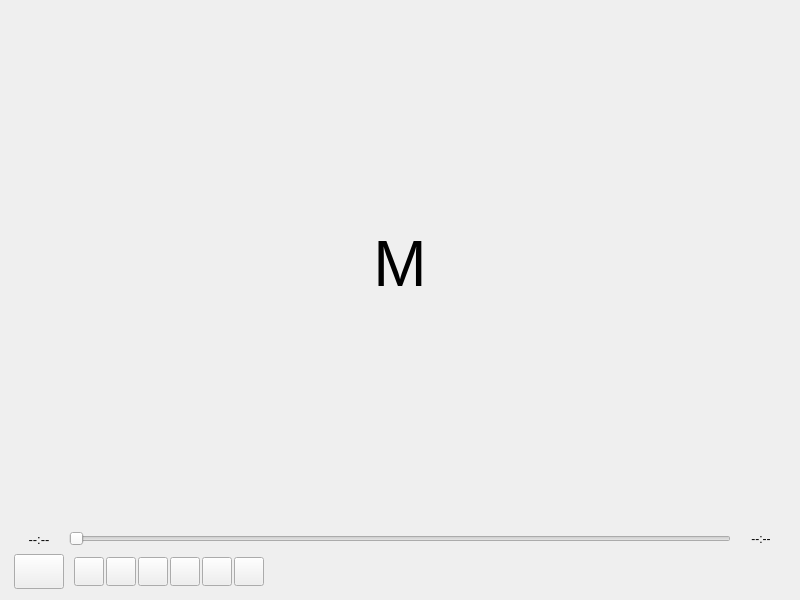
<?xml version="1.0" encoding="UTF-8"?>
<ui version="4.0">
 <class>MainWindow</class>
 <widget class="QMainWindow" name="MainWindow">
  <property name="geometry">
   <rect>
    <x>0</x>
    <y>0</y>
    <width>800</width>
    <height>600</height>
   </rect>
  </property>
  <property name="windowTitle">
   <string>MainWindow</string>
  </property>
  <widget class="QWidget" name="centralwidget">
   <layout class="QVBoxLayout" name="verticalLayout">
    <item>
     <widget class="QScrollArea" name="scrollArea">
      <property name="frameShape">
       <enum>QFrame::NoFrame</enum>
      </property>
      <property name="widgetResizable">
       <bool>true</bool>
      </property>
      <property name="alignment">
       <set>Qt::AlignCenter</set>
      </property>
      <widget class="QWidget" name="scrollAreaWidgetContents">
       <property name="geometry">
        <rect>
         <x>0</x>
         <y>0</y>
         <width>782</width>
         <height>511</height>
        </rect>
       </property>
       <layout class="QHBoxLayout" name="horizontalLayout">
        <property name="spacing">
         <number>0</number>
        </property>
        <property name="leftMargin">
         <number>0</number>
        </property>
        <property name="topMargin">
         <number>0</number>
        </property>
        <property name="rightMargin">
         <number>0</number>
        </property>
        <property name="bottomMargin">
         <number>0</number>
        </property>
        <item>
         <widget class="QLabel" name="label">
          <property name="maximumSize">
           <size>
            <width>250</width>
            <height>250</height>
           </size>
          </property>
          <property name="font">
           <font>
            <pointsize>-1</pointsize>
           </font>
          </property>
          <property name="styleSheet">
           <string notr="true">font-size:64px;</string>
          </property>
          <property name="text">
           <string>M</string>
          </property>
          <property name="scaledContents">
           <bool>true</bool>
          </property>
          <property name="alignment">
           <set>Qt::AlignCenter</set>
          </property>
         </widget>
        </item>
       </layout>
      </widget>
     </widget>
    </item>
    <item>
     <widget class="QFrame" name="frame_video_controller">
      <property name="maximumSize">
       <size>
        <width>16777215</width>
        <height>65</height>
       </size>
      </property>
      <property name="frameShape">
       <enum>QFrame::NoFrame</enum>
      </property>
      <property name="frameShadow">
       <enum>QFrame::Raised</enum>
      </property>
      <layout class="QVBoxLayout" name="verticalLayout_10">
       <property name="spacing">
        <number>4</number>
       </property>
       <property name="leftMargin">
        <number>0</number>
       </property>
       <property name="topMargin">
        <number>2</number>
       </property>
       <property name="rightMargin">
        <number>5</number>
       </property>
       <property name="bottomMargin">
        <number>0</number>
       </property>
       <item>
        <widget class="QFrame" name="frame_25">
         <property name="minimumSize">
          <size>
           <width>0</width>
           <height>22</height>
          </size>
         </property>
         <property name="maximumSize">
          <size>
           <width>16777215</width>
           <height>22</height>
          </size>
         </property>
         <property name="frameShape">
          <enum>QFrame::NoFrame</enum>
         </property>
         <property name="frameShadow">
          <enum>QFrame::Raised</enum>
         </property>
         <layout class="QHBoxLayout" name="horizontalLayout_19">
          <property name="spacing">
           <number>5</number>
          </property>
          <property name="leftMargin">
           <number>5</number>
          </property>
          <property name="topMargin">
           <number>0</number>
          </property>
          <property name="rightMargin">
           <number>0</number>
          </property>
          <property name="bottomMargin">
           <number>0</number>
          </property>
          <item>
           <widget class="QLabel" name="label_current_time">
            <property name="minimumSize">
             <size>
              <width>50</width>
              <height>0</height>
             </size>
            </property>
            <property name="maximumSize">
             <size>
              <width>16777215</width>
              <height>16777215</height>
             </size>
            </property>
            <property name="font">
             <font>
              <family>Segoe UI</family>
              <pointsize>10</pointsize>
              <weight>50</weight>
              <italic>false</italic>
              <bold>false</bold>
             </font>
            </property>
            <property name="text">
             <string>--:--</string>
            </property>
            <property name="alignment">
             <set>Qt::AlignCenter</set>
            </property>
           </widget>
          </item>
          <item>
           <widget class="QSlider" name="slider_video_time">
            <property name="maximum">
             <number>100</number>
            </property>
            <property name="pageStep">
             <number>2</number>
            </property>
            <property name="orientation">
             <enum>Qt::Horizontal</enum>
            </property>
           </widget>
          </item>
          <item>
           <widget class="QLabel" name="label_total_time">
            <property name="minimumSize">
             <size>
              <width>50</width>
              <height>0</height>
             </size>
            </property>
            <property name="maximumSize">
             <size>
              <width>40</width>
              <height>20</height>
             </size>
            </property>
            <property name="text">
             <string>--:--</string>
            </property>
            <property name="alignment">
             <set>Qt::AlignCenter</set>
            </property>
           </widget>
          </item>
         </layout>
        </widget>
       </item>
       <item>
        <widget class="QFrame" name="frame_26">
         <property name="maximumSize">
          <size>
           <width>16777215</width>
           <height>16777215</height>
          </size>
         </property>
         <property name="frameShape">
          <enum>QFrame::NoFrame</enum>
         </property>
         <property name="frameShadow">
          <enum>QFrame::Raised</enum>
         </property>
         <layout class="QHBoxLayout" name="horizontalLayout_20">
          <property name="spacing">
           <number>10</number>
          </property>
          <property name="leftMargin">
           <number>5</number>
          </property>
          <property name="topMargin">
           <number>0</number>
          </property>
          <property name="rightMargin">
           <number>55</number>
          </property>
          <property name="bottomMargin">
           <number>2</number>
          </property>
          <item>
           <widget class="QPushButton" name="btn_change_source">
            <property name="sizePolicy">
             <sizepolicy hsizetype="Minimum" vsizetype="Expanding">
              <horstretch>0</horstretch>
              <verstretch>0</verstretch>
             </sizepolicy>
            </property>
            <property name="minimumSize">
             <size>
              <width>50</width>
              <height>0</height>
             </size>
            </property>
            <property name="maximumSize">
             <size>
              <width>25</width>
              <height>16777215</height>
             </size>
            </property>
            <property name="toolTip">
             <string>Button change source</string>
            </property>
            <property name="text">
             <string/>
            </property>
            <property name="iconSize">
             <size>
              <width>18</width>
              <height>18</height>
             </size>
            </property>
            <property name="shortcut">
             <string>Right</string>
            </property>
           </widget>
          </item>
          <item>
           <widget class="QFrame" name="horizontalFrame_4">
            <property name="maximumSize">
             <size>
              <width>16777215</width>
              <height>16777215</height>
             </size>
            </property>
            <layout class="QHBoxLayout" name="horizontalLayout_40">
             <property name="spacing">
              <number>2</number>
             </property>
             <property name="leftMargin">
              <number>0</number>
             </property>
             <property name="topMargin">
              <number>3</number>
             </property>
             <property name="rightMargin">
              <number>0</number>
             </property>
             <property name="bottomMargin">
              <number>3</number>
             </property>
             <item>
              <widget class="QPushButton" name="btn_play_pause">
               <property name="sizePolicy">
                <sizepolicy hsizetype="Minimum" vsizetype="Expanding">
                 <horstretch>0</horstretch>
                 <verstretch>0</verstretch>
                </sizepolicy>
               </property>
               <property name="minimumSize">
                <size>
                 <width>30</width>
                 <height>0</height>
                </size>
               </property>
               <property name="maximumSize">
                <size>
                 <width>25</width>
                 <height>16777215</height>
                </size>
               </property>
               <property name="toolTip">
                <string>Rewind playback in 5 seconds</string>
               </property>
               <property name="text">
                <string/>
               </property>
               <property name="iconSize">
                <size>
                 <width>18</width>
                 <height>18</height>
                </size>
               </property>
               <property name="shortcut">
                <string>Left</string>
               </property>
               <property name="checkable">
                <bool>true</bool>
               </property>
              </widget>
             </item>
             <item>
              <widget class="QPushButton" name="btn_rewind">
               <property name="sizePolicy">
                <sizepolicy hsizetype="Minimum" vsizetype="Expanding">
                 <horstretch>0</horstretch>
                 <verstretch>0</verstretch>
                </sizepolicy>
               </property>
               <property name="minimumSize">
                <size>
                 <width>30</width>
                 <height>0</height>
                </size>
               </property>
               <property name="maximumSize">
                <size>
                 <width>25</width>
                 <height>16777215</height>
                </size>
               </property>
               <property name="toolTip">
                <string>Rewind playback in 5 seconds</string>
               </property>
               <property name="text">
                <string/>
               </property>
               <property name="iconSize">
                <size>
                 <width>18</width>
                 <height>18</height>
                </size>
               </property>
               <property name="shortcut">
                <string>Left</string>
               </property>
              </widget>
             </item>
             <item>
              <widget class="QPushButton" name="btn_stop">
               <property name="sizePolicy">
                <sizepolicy hsizetype="Minimum" vsizetype="Expanding">
                 <horstretch>0</horstretch>
                 <verstretch>0</verstretch>
                </sizepolicy>
               </property>
               <property name="minimumSize">
                <size>
                 <width>30</width>
                 <height>0</height>
                </size>
               </property>
               <property name="maximumSize">
                <size>
                 <width>25</width>
                 <height>16777215</height>
                </size>
               </property>
               <property name="toolTip">
                <string>Stop playback</string>
               </property>
               <property name="text">
                <string/>
               </property>
               <property name="iconSize">
                <size>
                 <width>18</width>
                 <height>18</height>
                </size>
               </property>
               <property name="shortcut">
                <string/>
               </property>
              </widget>
             </item>
             <item>
              <widget class="QPushButton" name="btn_forward">
               <property name="sizePolicy">
                <sizepolicy hsizetype="Minimum" vsizetype="Expanding">
                 <horstretch>0</horstretch>
                 <verstretch>0</verstretch>
                </sizepolicy>
               </property>
               <property name="minimumSize">
                <size>
                 <width>30</width>
                 <height>0</height>
                </size>
               </property>
               <property name="maximumSize">
                <size>
                 <width>25</width>
                 <height>16777215</height>
                </size>
               </property>
               <property name="toolTip">
                <string>Forward playback in 5 seconds</string>
               </property>
               <property name="text">
                <string/>
               </property>
               <property name="iconSize">
                <size>
                 <width>18</width>
                 <height>18</height>
                </size>
               </property>
               <property name="shortcut">
                <string>Right</string>
               </property>
              </widget>
             </item>
             <item>
              <widget class="QPushButton" name="btn_zoom_in">
               <property name="sizePolicy">
                <sizepolicy hsizetype="Minimum" vsizetype="Expanding">
                 <horstretch>0</horstretch>
                 <verstretch>0</verstretch>
                </sizepolicy>
               </property>
               <property name="minimumSize">
                <size>
                 <width>30</width>
                 <height>0</height>
                </size>
               </property>
               <property name="maximumSize">
                <size>
                 <width>25</width>
                 <height>16777215</height>
                </size>
               </property>
               <property name="toolTip">
                <string>Button zoom in</string>
               </property>
               <property name="text">
                <string/>
               </property>
               <property name="iconSize">
                <size>
                 <width>18</width>
                 <height>18</height>
                </size>
               </property>
               <property name="shortcut">
                <string>Right</string>
               </property>
              </widget>
             </item>
             <item>
              <widget class="QPushButton" name="btn_zoom_out">
               <property name="sizePolicy">
                <sizepolicy hsizetype="Minimum" vsizetype="Expanding">
                 <horstretch>0</horstretch>
                 <verstretch>0</verstretch>
                </sizepolicy>
               </property>
               <property name="minimumSize">
                <size>
                 <width>30</width>
                 <height>0</height>
                </size>
               </property>
               <property name="maximumSize">
                <size>
                 <width>25</width>
                 <height>16777215</height>
                </size>
               </property>
               <property name="toolTip">
                <string>Button zoom out</string>
               </property>
               <property name="text">
                <string/>
               </property>
               <property name="iconSize">
                <size>
                 <width>18</width>
                 <height>18</height>
                </size>
               </property>
               <property name="shortcut">
                <string>Right</string>
               </property>
              </widget>
             </item>
            </layout>
           </widget>
          </item>
          <item>
           <spacer name="horizontalSpacer_3">
            <property name="orientation">
             <enum>Qt::Horizontal</enum>
            </property>
            <property name="sizeHint" stdset="0">
             <size>
              <width>40</width>
              <height>20</height>
             </size>
            </property>
           </spacer>
          </item>
          <item>
           <widget class="QFrame" name="horizontalFrame_3">
            <property name="maximumSize">
             <size>
              <width>16777215</width>
              <height>16777215</height>
             </size>
            </property>
            <layout class="QHBoxLayout" name="horizontalLayout_3">
             <property name="spacing">
              <number>2</number>
             </property>
             <property name="leftMargin">
              <number>0</number>
             </property>
             <property name="topMargin">
              <number>3</number>
             </property>
             <property name="rightMargin">
              <number>0</number>
             </property>
             <property name="bottomMargin">
              <number>3</number>
             </property>
            </layout>
           </widget>
          </item>
         </layout>
        </widget>
       </item>
      </layout>
     </widget>
    </item>
   </layout>
  </widget>
 </widget>
 <resources/>
 <connections/>
</ui>
